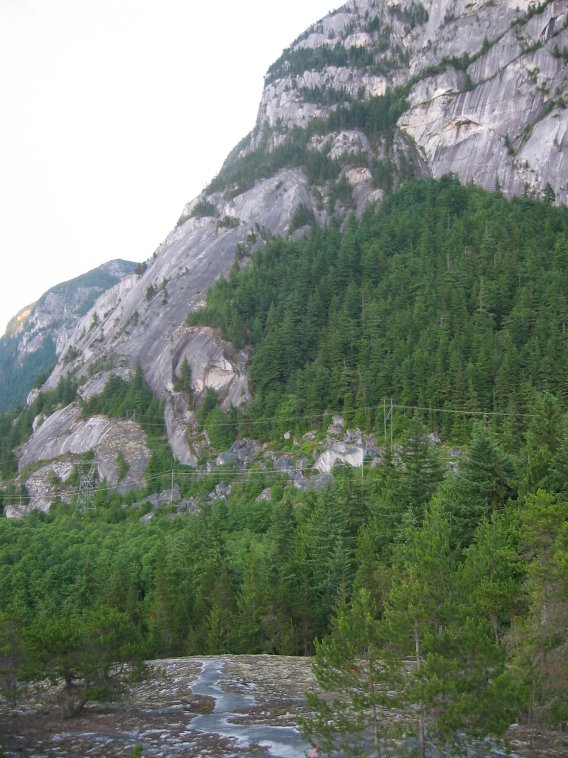
#> input picture Panorama Image Mosaicing/data/mountain/1.jpg, 568 x 758 px, found by its file name
$ python image_perspect.py
#> lines starting #> are read from the running program, lines starting #| are printed output that depends on the picture

import cv2
import numpy as np
import matplotlib.pyplot as plt


img1 = cv2.imread('../data/1.jpg')
#> img1 is the input picture: shape (758, 568, 3); mean B, G, R 116.1, 130, 119.3
img1 = cv2.cvtColor(img1,cv2.COLOR_BGR2RGB)

arch = cv2.imread('../data/arch.jpg')
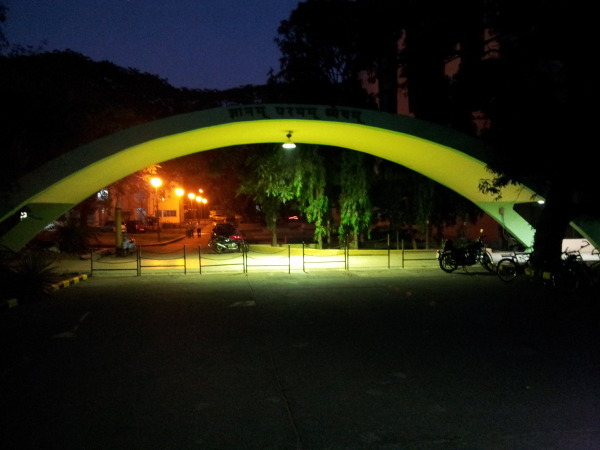
#> input picture Simple Zoom Background Image Imitator/data/arch.jpg, 1200 x 900 px (shown at 1/2 size)
#> arch is the input picture: shape (900, 1200, 3); mean B, G, R 18.8, 32.7, 33.5
arch = cv2.cvtColor(arch,cv2.COLOR_BGR2RGB)

img2 = cv2.imread("../data/2.jpg") # Reading image 2
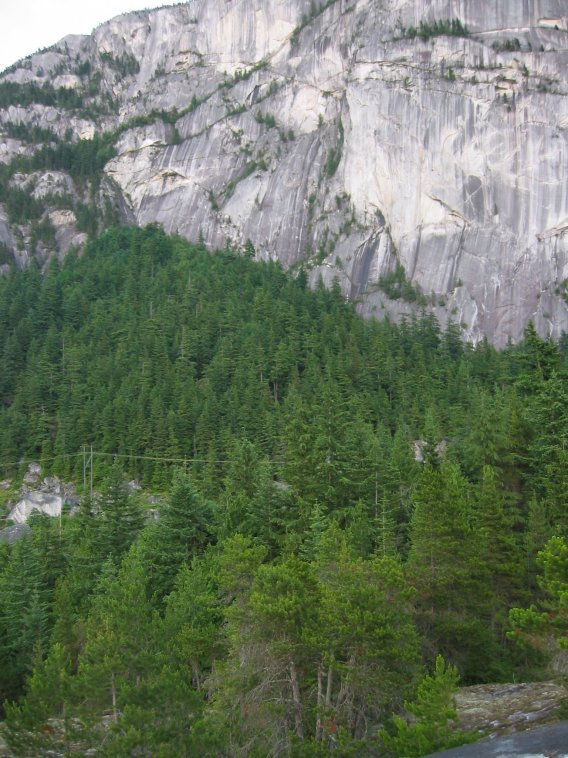
#> input picture Panorama Image Mosaicing/data/mountain/2.jpg, 568 x 758 px, found by its file name
#> img2 is the input picture: shape (758, 568, 3); mean B, G, R 96.9, 117.4, 105.2
img2 = cv2.cvtColor(img2,cv2.COLOR_BGR2RGB)

img3 = cv2.imread("../data/3.jpg") # Reading image 3
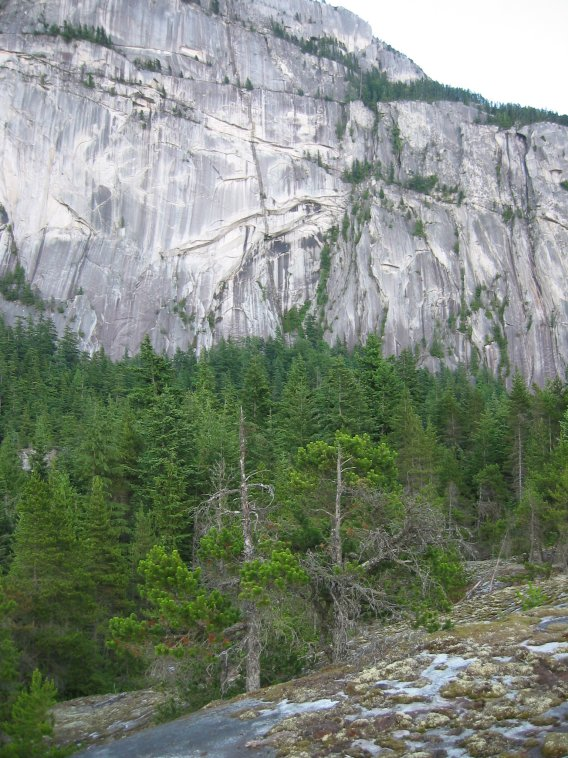
#> input picture Panorama Image Mosaicing/data/3.jpg, 568 x 758 px, found by its file name
#> img3 is the input picture: shape (758, 568, 3); mean B, G, R 123.6, 136.2, 127
img3 = cv2.cvtColor(img3,cv2.COLOR_BGR2RGB)

global pts3
global ptsarch
global pts2
global pts1
pts3 = np.array([[926, 735], [2810, 384], [2854, 2231], [904, 2099]]).astype(np.float32) # POINTS FOR IMAGE 3
ptsarch = np.array([ [0, 0], [1200, 0], [1200, 900], [0, 900]]).astype(np.float32) # POINTS FOR ARCH
pts2 = np.array([[1329, 340], [3015, 625], [3030, 1893], [1314, 2018]]).astype(np.float32) # POINTS FOR IMAGE 2
pts1 = np.array([[1512, 169], [2954, 726], [2998, 2050], [1493, 2221]]).astype(np.float32) # POINTS FOR IMAGE 1

# THIS FUNCTION WILL PERFORM TASK A
def get_result(img3_path, pts_1, pts_2):

#> called with img3_path = '../data/1.jpg', pts_1 = array of shape (4, 2), pts_2 = array of shape (4, 2)
    img3 = cv2.imread(img3_path) # Reading image
    img3 = cv2.cvtColor(img3,cv2.COLOR_BGR2RGB)

    arch = cv2.imread('../data/arch.jpg') # Reading image
    arch = cv2.cvtColor(arch,cv2.COLOR_BGR2RGB)

    row, col, _ = img3.shape
#> row = 758; col = 568

    matrix = cv2.getPerspectiveTransform(pts_1, pts_2)
    # matrix, _= cv2.findHomography(pts_1, pts_2)
    result = cv2.warpPerspective(arch, matrix, (col, row))
#> result: shape (758, 568, 3); every value is 0

    mask = np.zeros(img3.shape, dtype= np.uint8)

    mask_frame = cv2.fillConvexPoly(mask, np.array([pts_2], dtype=np.int32), (255,255,255))
    mask_frame = cv2.bitwise_not(mask_frame)

    hollow_frame = cv2.bitwise_and(img3, mask_frame)
    return cv2.bitwise_or(hollow_frame, result)


# plt.imshow(get_result('data/1.jpg', ptsarch, pts1))
# plt.savefig('results/instructors_img.png')

plt.figure()
plt.subplot(2,2,2)
plt.imshow(get_result('../data/1.jpg', ptsarch, pts1))
# plt.savefig('results/instructors_img.png')
plt.axis('off')
plt.title("Generated Image 1")

plt.subplot(2,2,1)
plt.imshow(arch)
plt.axis('off')
plt.title("Original Image")

plt.subplot(2,2,3)
plt.imshow(get_result('../data/2.jpg', ptsarch, pts2))
plt.axis('off')
plt.title("Generated Image 2")

plt.subplot(2,2,4)
plt.imshow(get_result('../data/3.jpg', ptsarch, pts3))
plt.title("Generated Image 3")
plt.axis('off')
plt.savefig('../results/converted_imgs.png')
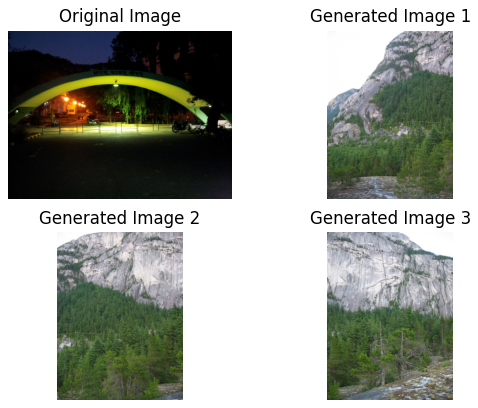
#> figure drawn by matplotlib, 4 panels
plt.show()
